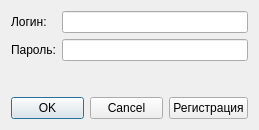
<?xml version="1.0" encoding="UTF-8"?>
<ui version="4.0">
 <class>LoginForm</class>
 <widget class="QWidget" name="LoginForm">
  <property name="geometry">
   <rect>
    <x>0</x>
    <y>0</y>
    <width>259</width>
    <height>130</height>
   </rect>
  </property>
  <property name="sizePolicy">
   <sizepolicy hsizetype="Minimum" vsizetype="Minimum">
    <horstretch>0</horstretch>
    <verstretch>0</verstretch>
   </sizepolicy>
  </property>
  <property name="minimumSize">
   <size>
    <width>259</width>
    <height>130</height>
   </size>
  </property>
  <property name="maximumSize">
   <size>
    <width>16777215</width>
    <height>16777215</height>
   </size>
  </property>
  <property name="windowTitle">
   <string>Form</string>
  </property>
  <layout class="QVBoxLayout" name="verticalLayout" stretch="1,0">
   <item>
    <layout class="QFormLayout" name="formLayout">
     <item row="0" column="0">
      <widget class="QLabel" name="label">
       <property name="text">
        <string>Логин:</string>
       </property>
      </widget>
     </item>
     <item row="0" column="1">
      <widget class="QLineEdit" name="loginEdit"/>
     </item>
     <item row="1" column="0">
      <widget class="QLabel" name="label_2">
       <property name="text">
        <string>Пароль:</string>
       </property>
      </widget>
     </item>
     <item row="1" column="1">
      <widget class="QLineEdit" name="passwordEdit">
       <property name="echoMode">
        <enum>QLineEdit::EchoMode::Password</enum>
       </property>
      </widget>
     </item>
    </layout>
   </item>
   <item>
    <layout class="QHBoxLayout" name="horizontalLayout">
     <item>
      <widget class="QDialogButtonBox" name="buttonBox">
       <property name="standardButtons">
        <set>QDialogButtonBox::StandardButton::Cancel|QDialogButtonBox::StandardButton::Ok</set>
       </property>
      </widget>
     </item>
     <item>
      <widget class="QPushButton" name="registrationPushButton">
       <property name="minimumSize">
        <size>
         <width>79</width>
         <height>0</height>
        </size>
       </property>
       <property name="text">
        <string>Регистрация</string>
       </property>
      </widget>
     </item>
    </layout>
   </item>
  </layout>
 </widget>
 <resources/>
 <connections/>
</ui>
